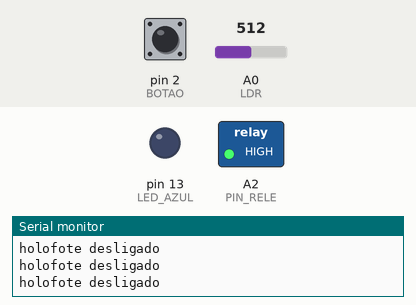
Simulated run of this sketch. Board: Arduino Uno, built with avr-gcc and run on an emulated ATmega328P. On the bench: switched loads named in the sketch (green lamp = pin HIGH), output pins drawn as LEDs (lit = HIGH), the last lines printed to the serial monitor. Inputs (shaded band) come from the test bench; at power-on: A0 (LDR) = 512, pin 2 (BOTAO) HIGH.

Above: at 1.2 s.
1.3 s: A0 (LDR) set to 164
2.8 s: A0 (LDR) set to 139
At 4.0 s:
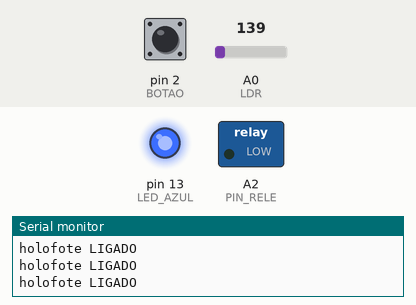
4.3 s: A0 (LDR) set to 160
At 5.3 s:
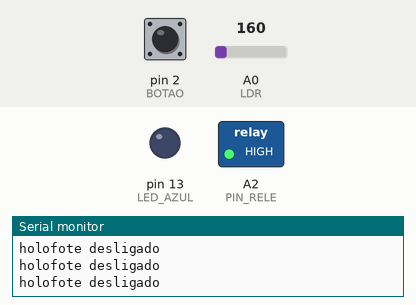
5.9 s: A0 (LDR) set to 140
At 6.6 s:
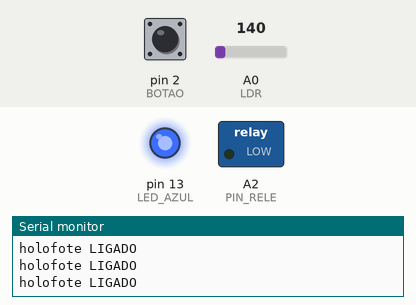
Timing chart, 0 to 8.5 s (numbered marks = the images above; inputs shaded):
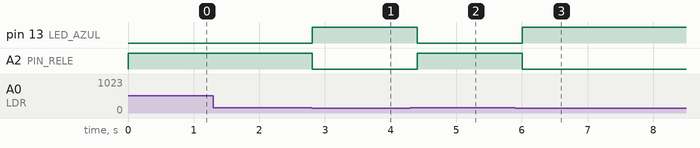

The sketch:

etapa9_rele.ino
```cpp
/*
  MINICURSO DE ROBÓTICA — Parte 1, Etapa 9: módulo relé (o "holofote")
  Montagem: módulo relé com VCC→5 V, GND→GND, IN→A2.
            Nada ligado nos bornes de carga (sem tensão de rede na bancada!).
  Resultado esperado: com o LDR coberto (escuro), o relé dá um "clique"
            e acende o LED do módulo. O botão também liga o relé enquanto
            estiver apertado.
  Se o relé ficar ligado ao contrário, mude RELE_ATIVO_BAIXO.
*/
const bool RELE_ATIVO_BAIXO = true;     // a maioria dos módulos liga com LOW
const int PIN_RELE = A2, LDR = A0, BOTAO = 2, LED_AZUL = 13;
int LIMIAR = 150;                       // o mesmo valor calibrado na etapa 5

void rele(bool ligado) {
  digitalWrite(PIN_RELE, (ligado != RELE_ATIVO_BAIXO) ? HIGH : LOW);
}

void setup() {
  pinMode(PIN_RELE, OUTPUT);
  rele(false);
  pinMode(BOTAO, INPUT_PULLUP);
  pinMode(LED_AZUL, OUTPUT);
  Serial.begin(9600);
}

void loop() {
  bool escuro = analogRead(LDR) < LIMIAR;
  bool apertado = digitalRead(BOTAO) == LOW;
  bool ligar = escuro || apertado;

  rele(ligar);
  digitalWrite(LED_AZUL, ligar);
  Serial.println(ligar ? "holofote LIGADO" : "holofote desligado");
  delay(200);
}

/* Desafio: o relé "tremula" quando a luz está bem no limiar?
   Use dois limiares (liga abaixo de 140, desliga acima de 170): isso é histerese.
*/
```

Measured:
- the behaviour switches between 150 and 149 on A0 (LDR) (found by bisection; images 0 and 1)
- after the input at 2.8 s, pin 13 (LED_AZUL): LOW → HIGH at once; A2 (PIN_RELE): HIGH → LOW at once
- after the input at 4.3 s, pin 13 (LED_AZUL): HIGH → LOW after 0.11 s; A2 (PIN_RELE): LOW → HIGH after 0.11 s
- after the input at 5.9 s, pin 13 (LED_AZUL): LOW → HIGH after 0.11 s; A2 (PIN_RELE): HIGH → LOW after 0.11 s
